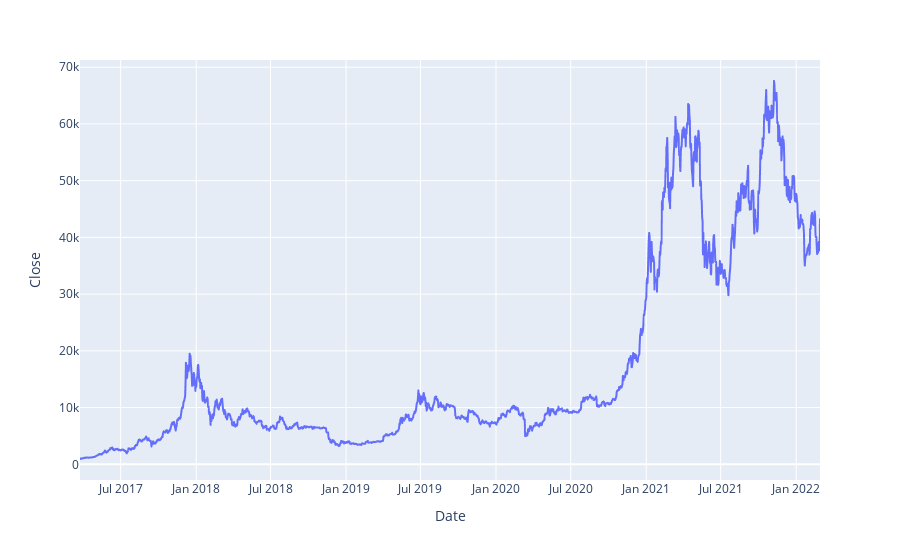

Here is the notebook cell this chart was saved with:
### Code cell
fig=px.line(Base_Dados,y='Close')
fig.show()

### Figure 1 — Plotly figure (JSON) as saved in the notebook; plotly's stock layout.template omitted (floating-point values rounded to 4 significant figures; data arrays with more than 128 entries replaced by an {"elided": "..."} marker saying what was removed)
{"data": [{"hovertemplate": "Date=%{x}<br>Close=%{y}<extra></extra>", "legendgroup": "", "line": {"color": "#636efa", "dash": "solid"}, "marker": {"symbol": "circle"}, "mode": "lines", "name": "", "showlegend": false, "type": "scattergl", "x": {"elided": "1803 str values"}, "xaxis": "x", "y": {"elided": "1803 float values"}, "yaxis": "y"}], "layout": {"legend": {"tracegroupgap": 0}, "margin": {"t": 60}, "xaxis": {"anchor": "y", "domain": [0, 1], "title": {"text": "Date"}}, "yaxis": {"anchor": "x", "domain": [0, 1], "title": {"text": "Close"}}}}
